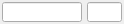
<?xml version="1.0" encoding="UTF-8"?>
<ui version="4.0">
 <class>Form</class>
 <widget class="QWidget" name="Form">
  <property name="geometry">
   <rect>
    <x>0</x>
    <y>0</y>
    <width>124</width>
    <height>24</height>
   </rect>
  </property>
  <property name="sizePolicy">
   <sizepolicy hsizetype="Expanding" vsizetype="Expanding">
    <horstretch>1</horstretch>
    <verstretch>1</verstretch>
   </sizepolicy>
  </property>
  <property name="minimumSize">
   <size>
    <width>44</width>
    <height>24</height>
   </size>
  </property>
  <property name="sizeIncrement">
   <size>
    <width>1</width>
    <height>1</height>
   </size>
  </property>
  <property name="baseSize">
   <size>
    <width>44</width>
    <height>24</height>
   </size>
  </property>
  <property name="windowTitle">
   <string>Form</string>
  </property>
  <widget class="caLineEdit" name="caLineEdit_26">
   <property name="geometry">
    <rect>
     <x>2</x>
     <y>2</y>
     <width>80</width>
     <height>20</height>
    </rect>
   </property>
   <property name="sizePolicy">
    <sizepolicy hsizetype="Expanding" vsizetype="Expanding">
     <horstretch>0</horstretch>
     <verstretch>0</verstretch>
    </sizepolicy>
   </property>
   <property name="minimumSize">
    <size>
     <width>40</width>
     <height>20</height>
    </size>
   </property>
   <property name="sizeIncrement">
    <size>
     <width>1</width>
     <height>1</height>
    </size>
   </property>
   <property name="baseSize">
    <size>
     <width>40</width>
     <height>20</height>
    </size>
   </property>
   <property name="font">
    <font>
     <family>Lucida Sans Typewriter</family>
     <pointsize>12</pointsize>
    </font>
   </property>
   <property name="alignment">
    <set>Qt::AlignAbsolute|Qt::AlignRight|Qt::AlignTrailing|Qt::AlignVCenter</set>
   </property>
   <property name="channel" stdset="0">
    <string notr="true">$(VALUE)</string>
   </property>
   <property name="foreground">
    <color>
     <red>0</red>
     <green>0</green>
     <blue>0</blue>
    </color>
   </property>
   <property name="background">
    <color>
     <red>187</red>
     <green>187</green>
     <blue>187</blue>
    </color>
   </property>
   <property name="colorMode">
    <enum>caLineEdit::Static</enum>
   </property>
   <property name="precisionMode">
    <enum>caLineEdit::Channel</enum>
   </property>
   <property name="limitsMode">
    <enum>caLineEdit::Channel</enum>
   </property>
   <property name="maxValue">
    <double>1.000000000000000</double>
   </property>
   <property name="minValue">
    <double>0.000000000000000</double>
   </property>
   <property name="fontScaleMode">
    <enum>caLineEdit::None</enum>
   </property>
   <property name="formatType">
    <enum>caLineEdit::decimal</enum>
   </property>
  </widget>
  <widget class="caGraphics" name="caRectangle_0">
   <property name="geometry">
    <rect>
     <x>0</x>
     <y>0</y>
     <width>124</width>
     <height>24</height>
    </rect>
   </property>
   <property name="sizePolicy">
    <sizepolicy hsizetype="Expanding" vsizetype="Expanding">
     <horstretch>1</horstretch>
     <verstretch>1</verstretch>
    </sizepolicy>
   </property>
   <property name="minimumSize">
    <size>
     <width>44</width>
     <height>24</height>
    </size>
   </property>
   <property name="sizeIncrement">
    <size>
     <width>1</width>
     <height>1</height>
    </size>
   </property>
   <property name="baseSize">
    <size>
     <width>44</width>
     <height>24</height>
    </size>
   </property>
   <property name="foreground">
    <color>
     <red>253</red>
     <green>0</green>
     <blue>0</blue>
    </color>
   </property>
   <property name="linestyle" stdset="0">
    <enum>caGraphics::Solid</enum>
   </property>
   <property name="fillstyle" stdset="0">
    <enum>caGraphics::Filled</enum>
   </property>
   <property name="lineColor">
    <color>
     <red>253</red>
     <green>0</green>
     <blue>0</blue>
    </color>
   </property>
   <property name="visibility">
    <enum>caGraphics::IfZero</enum>
   </property>
   <property name="channel" stdset="0">
    <string notr="true">$(STATUS)</string>
   </property>
   <property name="form">
    <enum>caGraphics::Rectangle</enum>
   </property>
  </widget>
  <widget class="caLineEdit" name="caLineEdit_27">
   <property name="geometry">
    <rect>
     <x>87</x>
     <y>2</y>
     <width>35</width>
     <height>20</height>
    </rect>
   </property>
   <property name="sizePolicy">
    <sizepolicy hsizetype="Expanding" vsizetype="Expanding">
     <horstretch>0</horstretch>
     <verstretch>0</verstretch>
    </sizepolicy>
   </property>
   <property name="minimumSize">
    <size>
     <width>35</width>
     <height>20</height>
    </size>
   </property>
   <property name="sizeIncrement">
    <size>
     <width>1</width>
     <height>1</height>
    </size>
   </property>
   <property name="baseSize">
    <size>
     <width>40</width>
     <height>20</height>
    </size>
   </property>
   <property name="font">
    <font>
     <family>Lucida Sans Typewriter</family>
     <pointsize>12</pointsize>
    </font>
   </property>
   <property name="alignment">
    <set>Qt::AlignAbsolute|Qt::AlignRight|Qt::AlignTrailing|Qt::AlignVCenter</set>
   </property>
   <property name="channel" stdset="0">
    <string notr="true">$(EGU)</string>
   </property>
   <property name="foreground">
    <color>
     <red>0</red>
     <green>0</green>
     <blue>0</blue>
    </color>
   </property>
   <property name="background">
    <color>
     <red>187</red>
     <green>187</green>
     <blue>187</blue>
    </color>
   </property>
   <property name="colorMode">
    <enum>caLineEdit::Static</enum>
   </property>
   <property name="precisionMode">
    <enum>caLineEdit::Channel</enum>
   </property>
   <property name="limitsMode">
    <enum>caLineEdit::Channel</enum>
   </property>
   <property name="maxValue">
    <double>1.000000000000000</double>
   </property>
   <property name="minValue">
    <double>0.000000000000000</double>
   </property>
   <property name="fontScaleMode">
    <enum>caLineEdit::None</enum>
   </property>
   <property name="formatType">
    <enum>caLineEdit::decimal</enum>
   </property>
  </widget>
  <zorder>caRectangle_0</zorder>
  <zorder>caLineEdit_26</zorder>
  <zorder>caLineEdit_27</zorder>
 </widget>
 <customwidgets>
  <customwidget>
   <class>caGraphics</class>
   <extends>QWidget</extends>
   <header>caGraphics</header>
  </customwidget>
  <customwidget>
   <class>caLineEdit</class>
   <extends>QLineEdit</extends>
   <header>caLineEdit</header>
  </customwidget>
 </customwidgets>
 <resources/>
 <connections/>
</ui>
